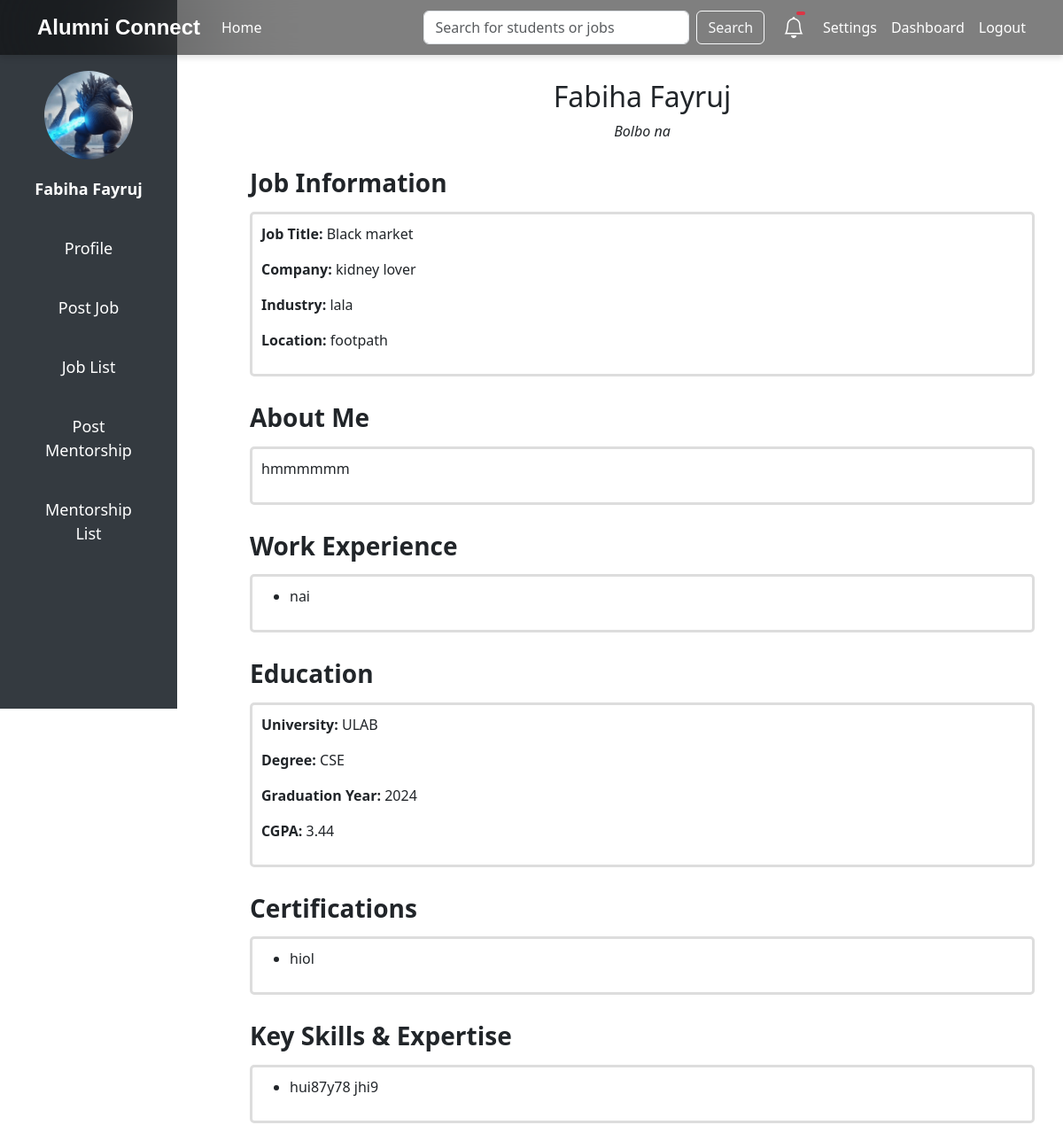
Before: /profile/2/ (signed in, upper part) with the older database file.
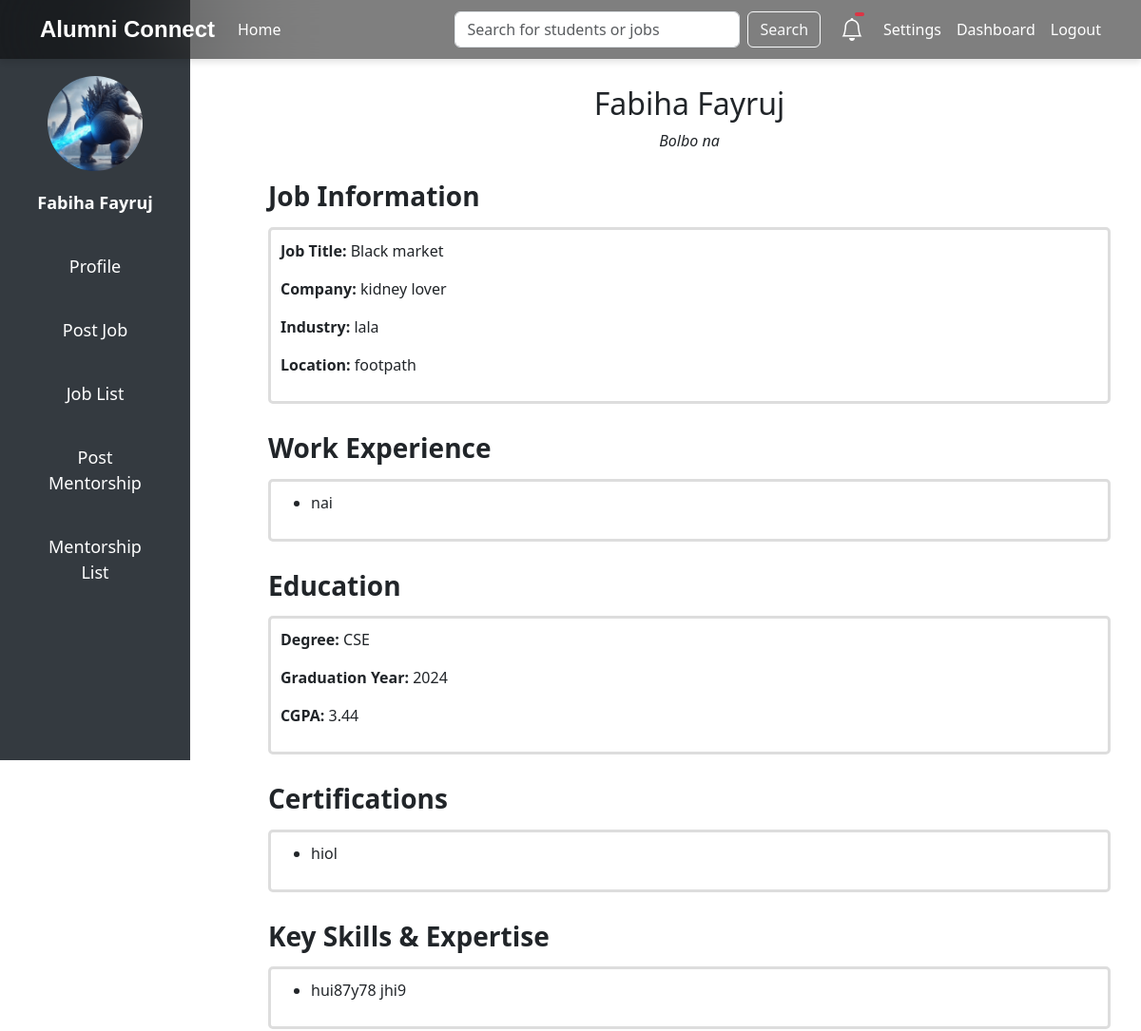
After: the same page with the newer database file.
### base/models.py (models this page shows, shortened)
class StudentProfile(models.Model):
    ROLE_CHOICES = [
        ('Student', 'Student'),
        ('Alumni', 'Alumni'),
    ]
    user = models.OneToOneField(User, on_delete=models.CASCADE)
    student_id = models.CharField(max_length=20, unique=True, default="default_student_id")
    full_name = models.CharField(max_length=100, default="Unknown")
    profile_picture = models.ImageField(
        upload_to='profile_pictures/',
        default='default.png',
       validators=[FileExtensionValidator(
    allowed_extensions=['jpg', 'jpeg', 'png', 'gif'],
    message="Only image files with extensions jpg, jpeg, png, or gif are allowed."
)]
    )
    date_of_birth = models.DateField(default=now)
    degree = models.CharField(max_length=50, default="Undeclared")
    graduation_year = models.IntegerField(default=2000, null=True, blank=True)
    CGPA = models.FloatField(null=True, blank=True, default=0.0)
    graduation_certificate = models.FileField(
        upload_to='certificates/',
        default='certificates/default_certificate.pdf',
    )
    role = models.CharField(
        max_length=10,
        choices=ROLE_CHOICES,
        default='Student'
    )
    job_title = models.CharField(max_length=100, blank=True, null=True, default="Unemployed")
    company = models.CharField(max_length=100, blank=True, null=True, default="None")
    industry = models.CharField(max_length=100, blank=True, null=True, default="Unknown")
    tagline = models.CharField(max_length=255, blank=True, null=True, default="No tagline provided")
    location = models.CharField(max_length=100, blank=True, null=True, default="Unknown")
    bio = models.TextField(blank=True, null=True, default="No bio provided")
    work_experience = models.JSONField(blank=True, null=True, default=list)
    certifications = models.JSONField(blank=True, null=True, default=list)
    skills = models.JSONField(blank=True, null=True, default=list)
    projects = models.JSONField(blank=True, null=True, default=list)
    open_to_mentorship = models.BooleanField(default=False)
    offering_referrals = models.BooleanField(default=False)
    awards = models.JSONField(blank=True, null=True, default=list)
    linkedin = models.URLField(blank=True, null=True, default="https://linkedin.com")
    website = models.URLField(blank=True, null=True, default="https://example.com")
    github = models.URLField(blank=True, null=True, default="https://github.com")
    university_name = models.CharField(max_length=100, blank=True, null=True, default="Unknown")
    approved = models.BooleanField(default=False)

### base/views.py (the view)
# urls.py: path('profile/<int:user_id>/', views.profile, name='profile'),
@login_required
def profile(request, user_id):
    user = get_object_or_404(User, id=user_id)
    profile = user.studentprofile
    return render(request, 'profile.html', {'profile': profile})

### Templates/profile.html (shortened to what this page needs)
<!DOCTYPE html>
<html lang="en">
<head>
    <link href="https://cdn.jsdelivr.net/npm/bootstrap@5.3.0/dist/css/bootstrap.min.css" rel="stylesheet">
</head>
<body>
    {% include 'sidebar.html' %}
    {% include 'navbar_1.html' %}
    <div class="content">
        <div class="container">
            <div class="profile-header">
                <h2>{{ profile.full_name }}</h2>
                {% if profile.tagline %}
                    <p><em>{{ profile.tagline }}</em></p>
                {% endif %}
            </div>
            {% if profile.job_title or profile.company or profile.industry or profile.location %}
            <div>
                <h3 class="section-title">Job Information</h3>
                <div class="editable">
                    {% if profile.job_title %}<p><strong>Job Title:</strong> {{ profile.job_title }}</p>{% endif %}
                    {% if profile.company %}<p><strong>Company:</strong> {{ profile.company }}</p>{% endif %}
                    {% if profile.industry %}<p><strong>Industry:</strong> {{ profile.industry }}</p>{% endif %}
                    {% if profile.location %}<p><strong>Location:</strong> {{ profile.location }}</p>{% endif %}
                </div>
            </div>
            {% endif %}
            {% if profile.bio %}
            <div>
                <h3 class="section-title">About Me</h3>
                <div class="editable">
                    <p>{{ profile.bio }}</p>
                </div>
            </div>
            {% endif %}
            {% if profile.work_experience and profile.work_experience|length > 0 %}
            <div>
                <h3 class="section-title">Work Experience</h3>
                <div class="editable">
                    <ul>
                        {% for experience in profile.work_experience %}
                            <li>{{ experience }}</li>
                        {% endfor %}
                    </ul>
                </div>
            </div>
            {% endif %}
            {% if profile.university_name or profile.degree or profile.graduation_year or profile.CGPA %}
            <div>
                <h3 class="section-title">Education</h3>
                <div class="editable">
                    {% if profile.university_name %}<p><strong>University:</strong> {{ profile.university_name }}</p>{% endif %}
                    {% if profile.degree %}<p><strong>Degree:</strong> {{ profile.degree }}</p>{% endif %}
                    {% if profile.graduation_year %}<p><strong>Graduation Year:</strong> {{ profile.graduation_year }}</p>{% endif %}
                    {% if profile.CGPA %}<p><strong>CGPA:</strong> {{ profile.CGPA }}</p>{% endif %}
            </div>
            {% endif %}
            {% if profile.certifications and profile.certifications|length > 0 %}
            <div>
                <h3 class="section-title">Certifications</h3>
                <div class="editable">
                    <ul>
                        {% for certification in profile.certifications %}
                            <li>{{ certification }}</li>
                        {% endfor %}
                    </ul>
                </div>
            </div>
            {% endif %}
            {% if profile.skills and profile.skills|length > 0 %}
            <div>
                <h3 class="section-title">Key Skills & Expertise</h3>
                <div class="editable">
                    <ul>
                        {% for skill in profile.skills %}
                            <li>{{ skill }}</li>
                        {% endfor %}
                    </ul>
                </div>
            </div>
            {% endif %}
        </div>
    </div>
</body>
</html>

Changed rows visible on the page:
changed StudentProfile "Fabiha Fayruj": bio "hmmmmmm" → (not shown); university_name "ULAB" → (not shown)
Other visible differences:
text no longer shown: "About Me University:"
